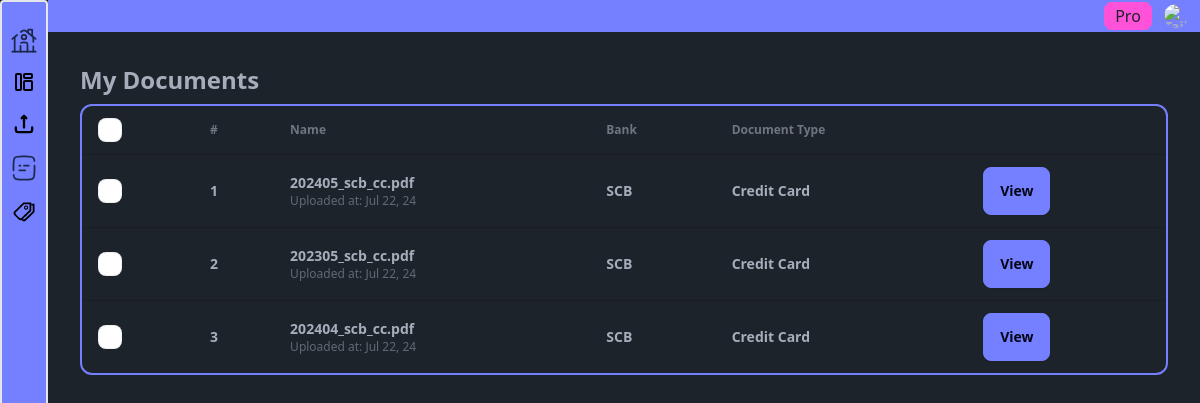
/upload_doc/my_docs/, run on the app's committed database.
### upload_doc/models.py (models this page shows, shortened)
class Document(models.Model):
    name = models.CharField(max_length=255, null=True, blank=True)
    date_uploaded = models.DateTimeField(auto_now_add=True)
    transaction_type = models.ForeignKey(
        TransactionType,
        on_delete=models.CASCADE,
        related_name="document",
        null=True,
        blank=True,
    )
    bank = models.ForeignKey(
        Bank,
        on_delete=models.CASCADE,
        related_name="document",
        null=True,
        blank=True,
    )
    balance_and_payment = models.OneToOneField(
        "BalanceAndPayment",
        on_delete=models.CASCADE,
        related_name="document",
        null=True,
        blank=True,
    )
    credit_card_summary = models.OneToOneField(
        "CreditCardSummary",
        on_delete=models.CASCADE,
        related_name="document",
        null=True,
        blank=True,
    )

class Bank(models.Model):
    name = models.CharField(max_length=100)

class TransactionType(models.Model):
    name = models.CharField(max_length=30)
    slug = models.SlugField(max_length=30, null=True, blank=True)

### upload_doc/views.py (the view)
# urls.py: path("my_docs/", views.my_docs, name="my_docs"),
def my_docs(request):
    documents = Document.objects.all()
    context = {"documents": documents}
    return render(request, "upload_doc/my_docs.html", context)

### theme/templates/upload_doc/my_docs.html
{% extends "../dashboard/dashboard_base.html" %}
{% load static %}
{% block main %}
<section>
  <div>
    <header class="mb-2">
      <h2 class="text-2xl font-semibold">My Documents</h2>
    </header>
  </div>
  <div class="border-2 border-primary rounded-xl overflow-x-auto">
    <table class="table">
      <thead>
        <tr>
          <th>
            <label>
              <input type="checkbox" class="checkbox" />
            </label>
          </th>
          <th>#</th>
          <th>Name</th>
          <th>Bank</th>
          <th>Document Type</th>
          <th></th>
        </tr>
      </thead>
      <tbody>
      {% for document in documents %}
          <tr>
            <td>
              <label>
                <input type="checkbox" class="checkbox" />
              </label>
            </td>
            <td>
              <div class="font-bold">{{ forloop.counter }}</div>
            </td>
            <td>
              <div>
                <div class="font-bold">{{ document.name }}</div>
                <div class="text-xs opacity-50">Uploaded at: {{ document.date_uploaded|date:"M j, y"}}</div>
              </div>
            </td>
            <td>
              <div class="font-bold">{{ document.bank.name }}</div>
            </td>
            <td>
              <div class="font-bold">{{ document.transaction_type.name }}</div>
            </td>
            <td>
              <a href="{% url 'my_docs_detail' document.pk document.transaction_type.slug %}">
                <button class="btn btn-primary">View</button>
              </a>
            </td>
          </tr>
      {% endfor %}
      </tbody>
    </table>
  </div>
</section>
{% endblock %}

### data on the page
Document: name "202405_scb_cc.pdf", date_uploaded "Jul 22, 24", bank.name "SCB", transaction_type.name "Credit Card"
Document: name "202305_scb_cc.pdf", date_uploaded "Jul 22, 24", bank.name "SCB", transaction_type.name "Credit Card"
Document: name "202404_scb_cc.pdf", date_uploaded "Jul 22, 24", bank.name "SCB", transaction_type.name "Credit Card"
